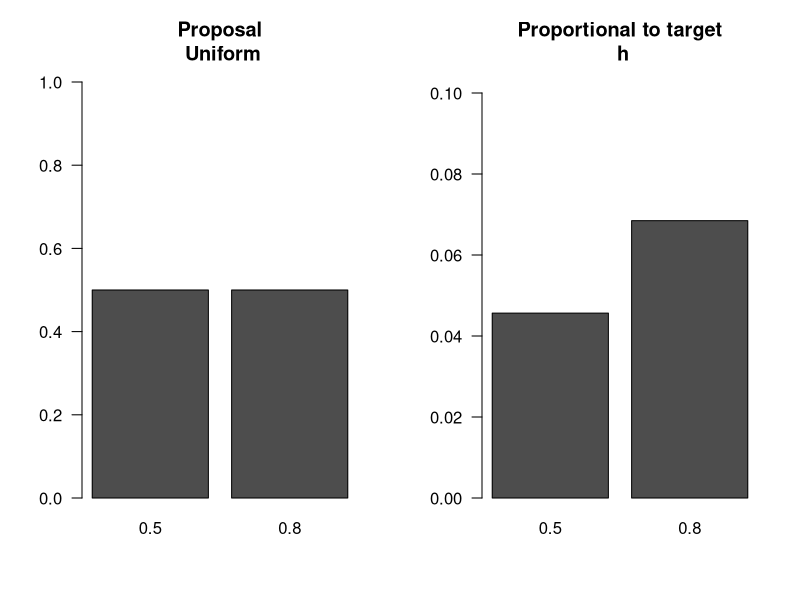
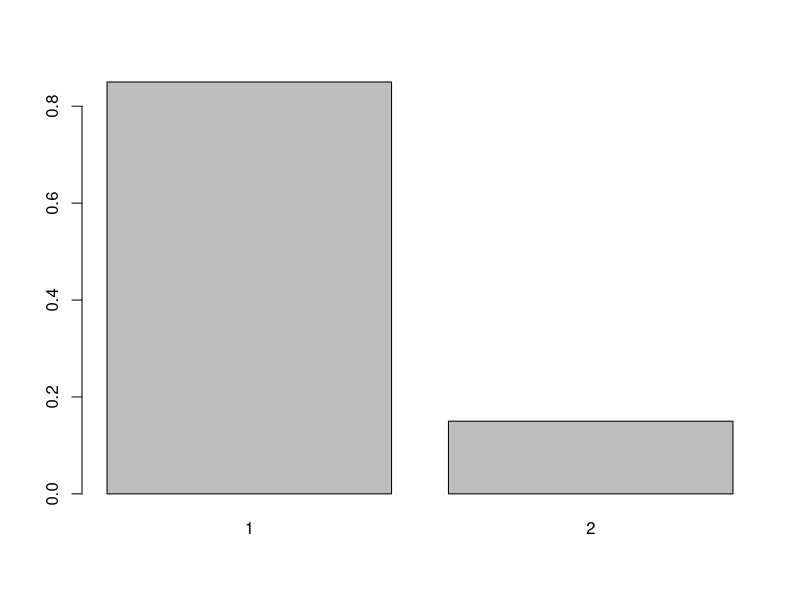
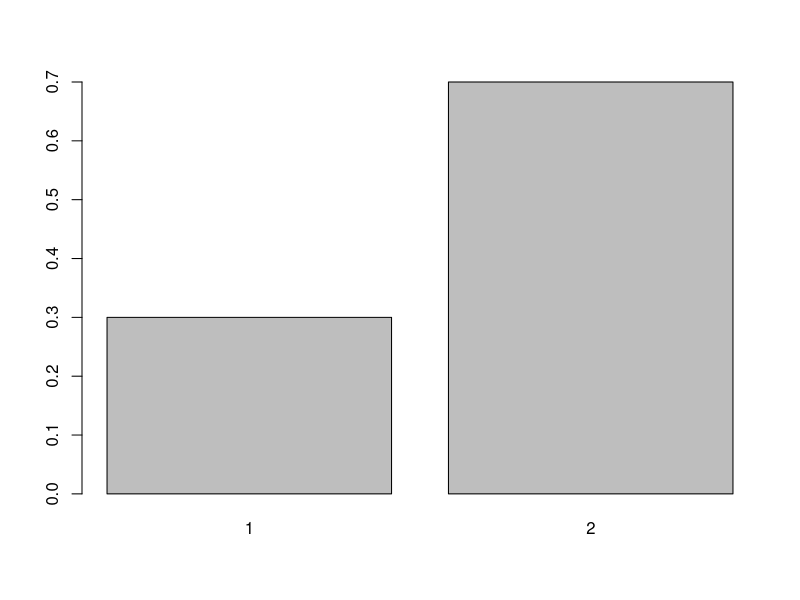
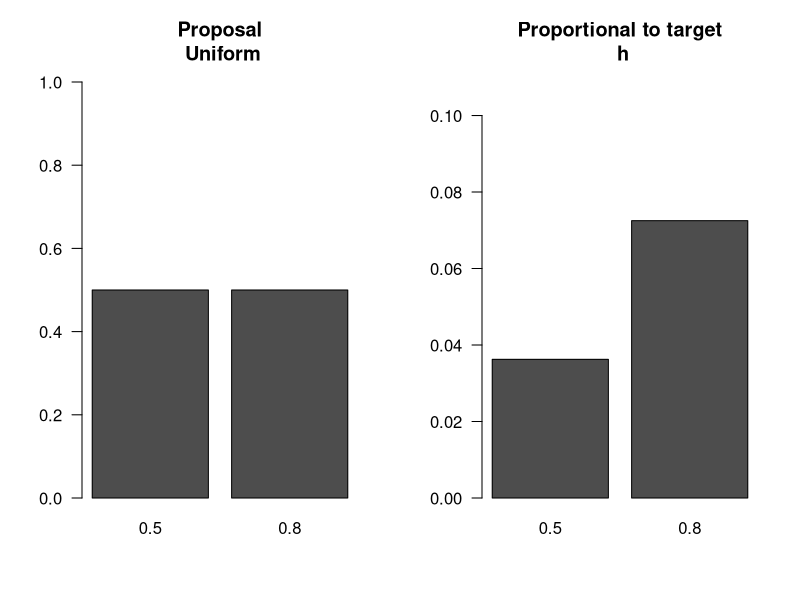
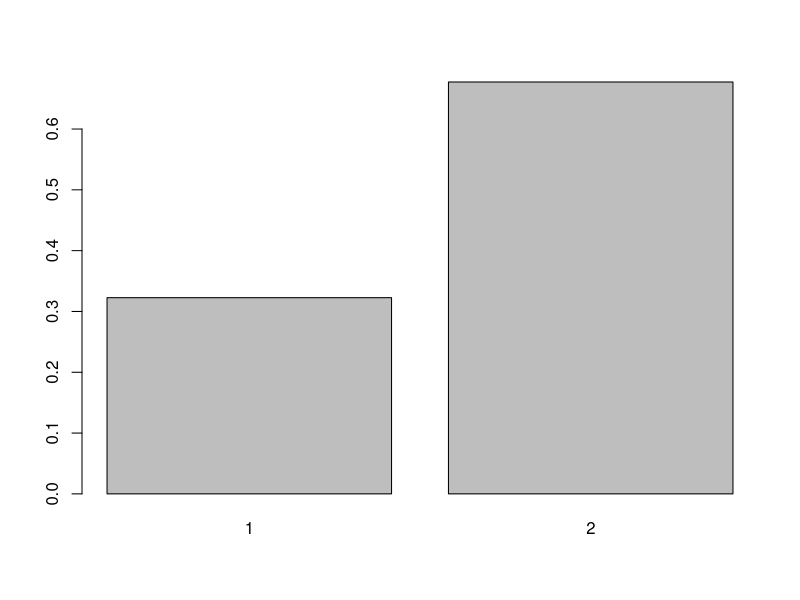
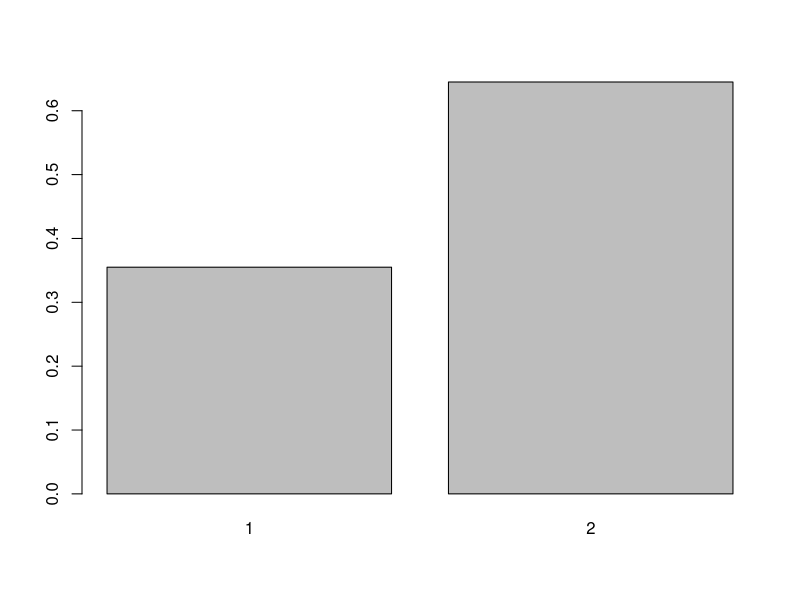
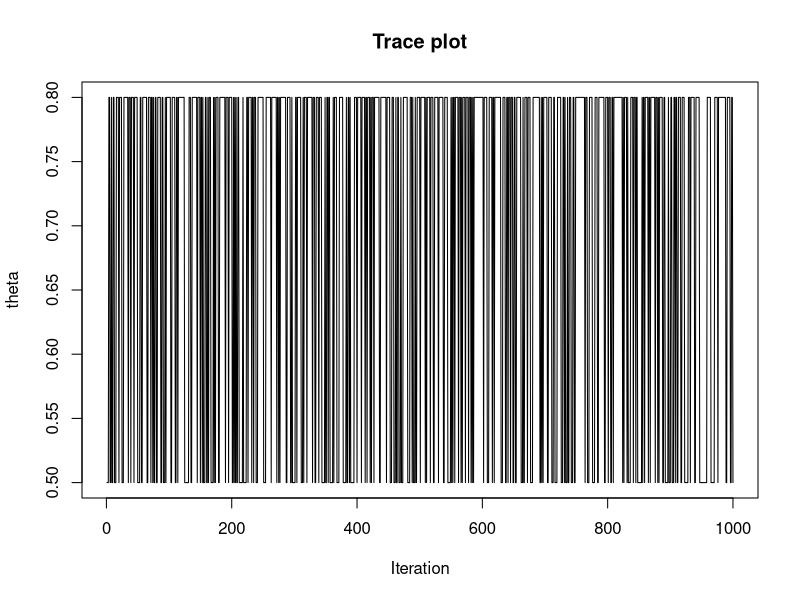

R code for these plots, in order:
# Make a coin-die bbox
# k = number of faces in the event set E for acceptance of proposal
# Lik = likelihood for 2 states of theta
# theta = two states
# h1 = small relative to h2
cdbbox<-function(k=1,lik,theta, h1="s"){ # K=1...6
# xtable is a library which has functions useful for latex output
library(xtable)
# rename the first and second components of the likelihood
lik1<-lik[1]
lik2<-lik[2]
# We will now make a prior that has the desired characteristics
# See if you can prove the following
# if h1 small "s" then ... else ...
ifelse(h1=="s",pi1<-k/6*lik2/(lik1+k/6*lik2), pi1<-lik2/(lik2+k/6*lik1))
# sum of probs is 1
prior=c(pi1,1-pi1)
#lik<-c(lik1,lik2)
h<-prior*lik
# Bayes
post=h/sum(h)
# Make a matrix for the Bayes box
mat<-cbind(theta,prior,lik,h,post)
rownames(mat)<-1:length(lik)
Totals=c(NA,sum(prior),NA,sum(h),sum(post))
mat2=rbind(mat,Totals)

# Now make some plots useful in explaining the procedure
graphics.off()
dev.new(noRStudioGD = TRUE)
layout(matrix(c(1,2),nr=1,nc=2,byrow=TRUE))
barplot(matrix(c(0.5,0.5),nc=2,nr=1,byrow=TRUE,dimnames=list(c("Coin"),theta)),ylim=c(0,1),las=1,main="Proposal\n Uniform")
barplot(matrix(h,nc=2,nr=1,byrow=TRUE,dimnames=list(c("Coin"),theta)),ylim=c(0,max(h)+0.5*max(h)),las=1,main="Proportional to target\n h")
# Return a list of useful objects
return(list(bbox=mat2,latex=xtable(mat2,digits=6),mat=mat,h=h,h1=h1,k=k))
}

cdbbox(k=4,lik=dbinom(x=6,size=10,prob=c(0.5,0.8)),theta=c(0.5,0.8),h1="s")->ans 
ans$it
names(ans)
ans$bbox

## Task 2
# This function relies on getting h vectors that match E2
# Use cdbbox() to get the correct h vectors.
# Notice the ... - this corresponds to the ... in the barplot
# You can use additional arguments which pass to the barplot
coindie<-function(n=100, h=c(1/4,3/4),E2=c(5,6),init=1,...){
library(xtable)
dieset<-c()
dieset[1]<-"E1"
die<-function(n=1){
sample(1:6,size=n,replace=TRUE)
}

coin<-function(n=1){
sample(1:2,size=n,replace=TRUE)
}
face<-c()
alpha<-c() # holds acceptance probs
alpha[1]<-1
post<-c()# post sample
prop<-c() # vec of proposed states 1s and 2s
prop[1]=init # initial state
post[1]=prop[1]
dice<-c()
dice[1]<-die()

for(i in 2:n){ # starts at 2 because initial value given above
prop[i]<-coin()
alpha[i]=min(1,h[prop[i]]/h[post[i-1]])

dice[i]<-die()
ifelse(alpha[i]==1,dieset[i]<-"E1",dieset[i]<-"E2")
# is x an element of set y
if(alpha[i]==1 | (is.element(dice[i],E2) & alpha[i]!=1)){post[i]<-prop[i]}
else{post[i]<-post[i-1]}
 }  
res<-matrix(c(prop,round(alpha,2),dieset,dice,post ),nc=5,nr=n,byrow=FALSE,dimnames=list(1:n,c("proposal","alpha", "E","dice","post")))
sim<-table(post)/n
postexact<-h/sum(h)
dev.new(noRStudioGD = TRUE)
barplot(sim,...)
return(list(iter=res,sim=sim,postexact=postexact,post=post,xtable=xtable(res,dig=1)) )
}

coindie(n=20,h=c(0.6,0.4),E2=c(3,4,5,6)) ->ans
ans$it

coindie(n=20,h=c(1,6),E2=c(3)) ->ans
ans$it

# Use cdbbox in conjunction with coindie()
cdbbox(k=3,lik=dbinom(x=6,size=10,prob=c(0.5,0.8)),theta=c(0.5,0.8),h1="s")->ans 
names(ans)
ans2=coindie(n=3000,h=ans$h,E2=1:ans$k)
ans2$it


# retrieving posterior theta values
#trace plot

ans3=coindie(n=1000,h=ans$h,E2=1:ans$k)
ans4=c(0.5,0.8)[ans3$post]
plot(ans4,type="l",main="Trace plot",xlab="Iteration",ylab="theta")
